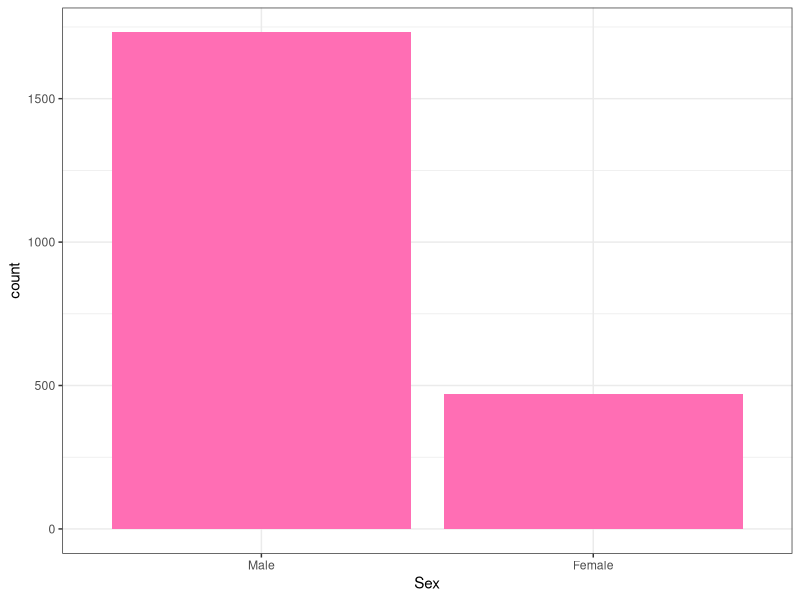
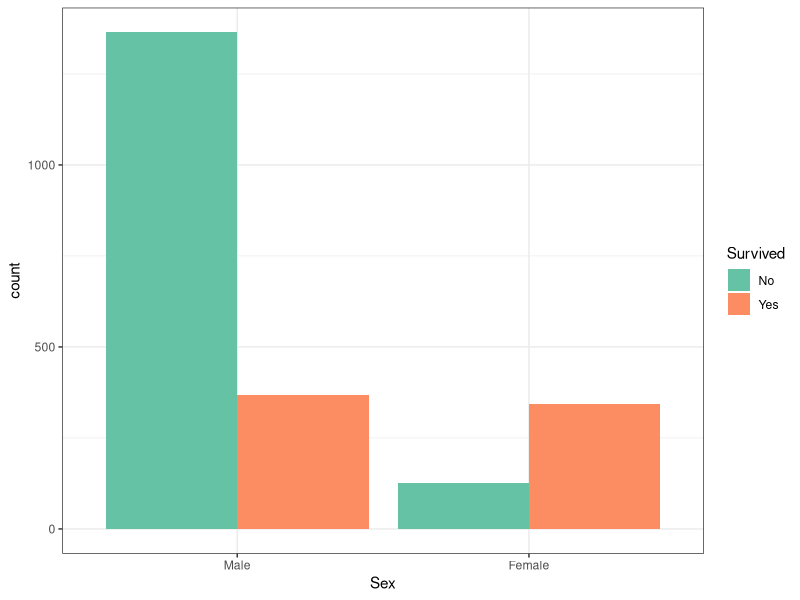
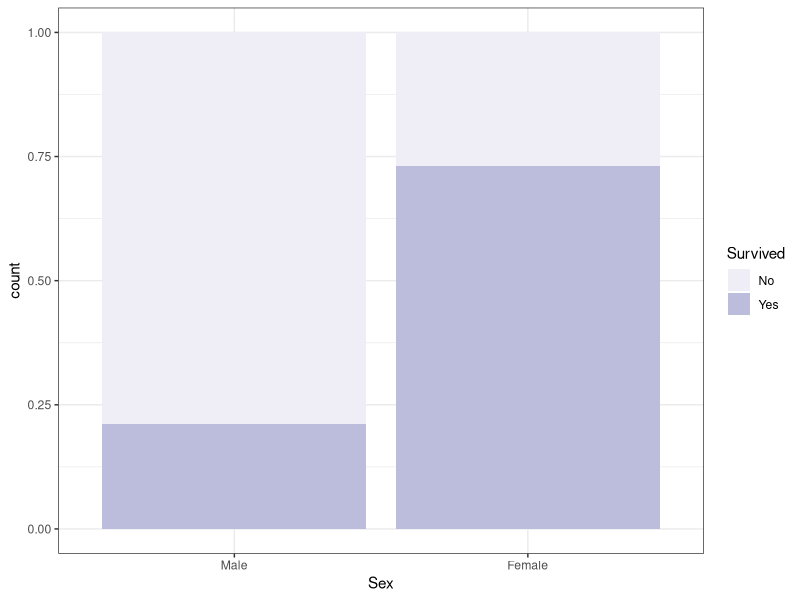
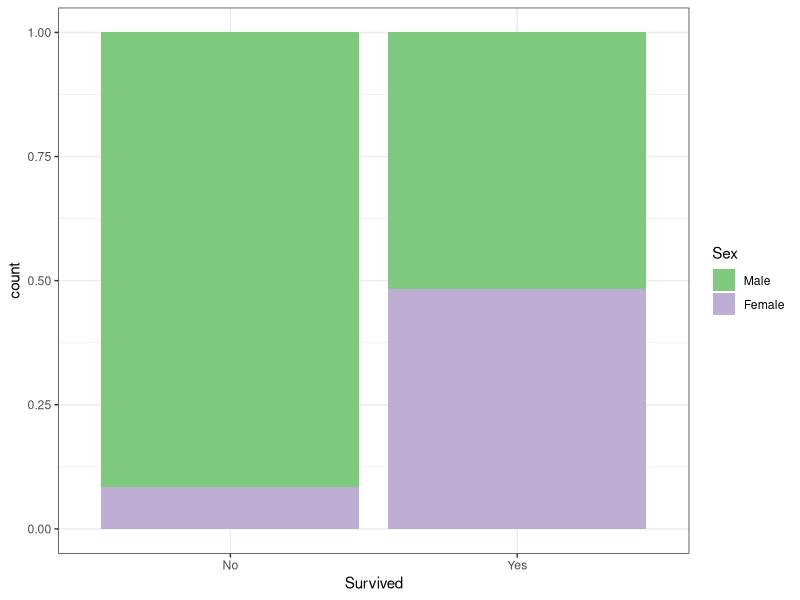
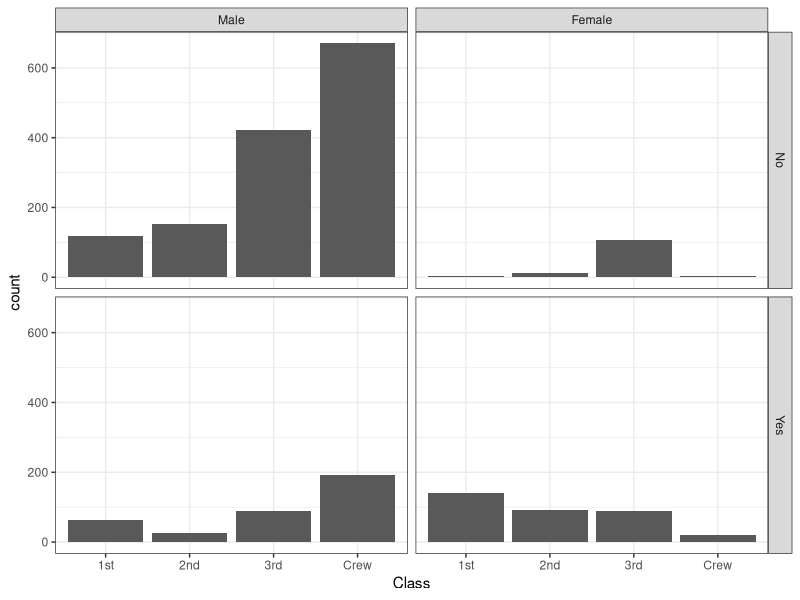
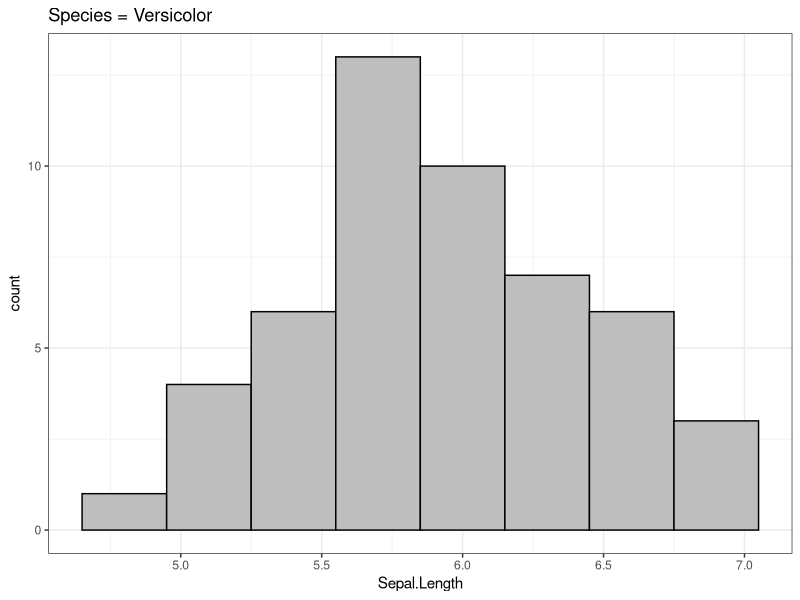
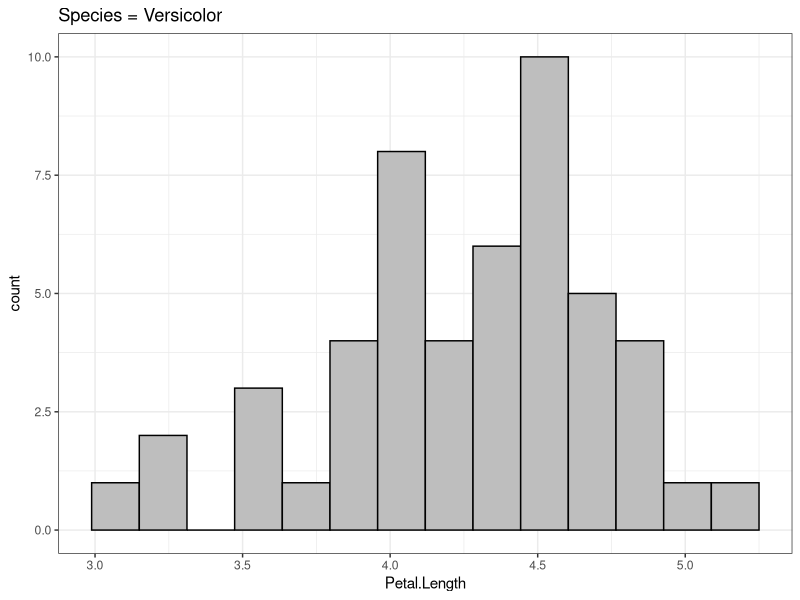
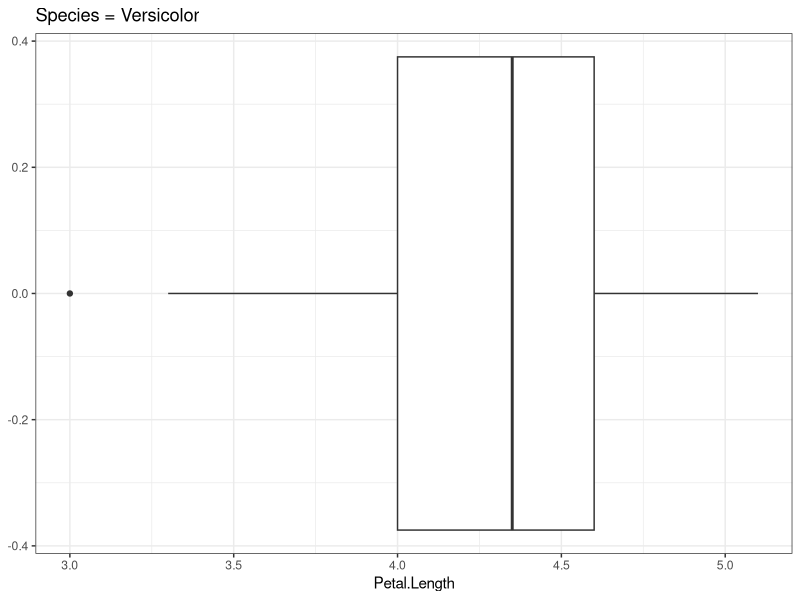

These charts were generated, in order, by the following R code:
## ---- chunk 1
knitr::opts_chunk$set(echo = TRUE, message = FALSE, warning = FALSE, 
                      fig.widht = 4, fig.height = 4, fig.align = 'center')
library(kableExtra)
## ---- chunk 2
library(ggplot2)
library(dplyr)

theme_set(theme_bw())


## Data for lab
data(Titanic)
titanic <- as.data.frame(Titanic)
titanic <- titanic[rep(1:nrow(titanic), times = titanic$Freq), ]
titanic$Freq <- NULL

## head() shows us the first 6 rows of a data.frame
head(titanic)
## ---- chunk 3
## Create random vector x with 50 entries
# (rnorm = random normal)
x <- rnorm(50)

## Without pipe
sqrt(var(x))

## With pipe
var(x) %>% sqrt()
## ---- chunk 4
## How many people lived or died on the Titanic
with(titanic, table(Survived))

## How many males and females were on the Titanic
table(titanic$Sex)
## ---- chunk 5
ggplot(titanic, aes(Sex)) + geom_bar(fill = 'hotpink1')
## ---- chunk 6
## Assign table to tab variable
tab <- with(titanic, table(Survived))

## Adds the Sum value
addmargins(tab)
## ---- chunk 7
## This is equivalent to what we saw above
with(titanic, table(Survived)) %>% addmargins()
## ---- chunk 8
with(titanic, table(Survived)) %>% proportions()
## ---- chunk 9
## Unsorted table
with(titanic, table(Class))

## Table sorted smallest to largest
with(titanic, table(Class)) %>% sort()

## Table sorted largest to smallest
with(titanic, table(Class)) %>% sort(decreasing = TRUE)
## ---- chunk 10
## Sex as row
with(titanic, table(Sex, Survived))

## Sex as column
with(titanic, table(Survived, Sex))
## ---- chunk 11
table(titanic$Sex, titanic$Survived)
## ---- chunk 12
## See ?scale_fill_brewer for more palette colors
ggplot(titanic, aes(x = Sex, fill = Survived)) + 
  geom_bar(position = "dodge") + 
  scale_fill_brewer(palette = "Set2")
## ---- chunk 13
## Add row and column margins to  plots
with(titanic, table(Sex, Survived)) %>% addmargins()
## ---- chunk 14
with(titanic, table(Sex, Survived)) %>% proportions()
## ---- chunk 15
# Compute row proportions
with(titanic, table(Sex, Survived)) %>% proportions(margin = 1)
## ---- chunk 16
ggplot(titanic, aes(Sex, fill = Survived)) +
  geom_bar(position = "fill") + 
  scale_fill_brewer(palette = "Purples")
## ---- chunk 17
# Compute column proportions
with(titanic, table(Sex, Survived)) %>% proportions(margin = 2)
## ---- chunk 18
ggplot(titanic, aes(Survived, fill = Sex)) +
  geom_bar(position = "fill") + 
  scale_fill_brewer(palette = "Accent")
## ---- chunk 19
## Row and column margins
with(titanic, table(Sex, Age)) %>% addmargins()

## Adds a row for sums (across the columns)
with(titanic, table(Sex, Age)) %>% addmargins(margin = 1)

## Adds a column for sums (across the rows)
with(titanic, table(Sex, Age)) %>% addmargins(margin = 2)
## ---- chunk 20
## Table 1
with(titanic, table(Class, Sex, Survived))

## Table 2
with(titanic, table(Sex, Class, Survived))
## ---- chunk 21
ggplot(titanic, aes(Class)) + 
  geom_bar() + 
  facet_grid(Survived ~ Sex)
## ---- chunk 22
iris[iris$Species=='versicolor',] %>% ggplot(aes(x=Sepal.Length)) + geom_histogram(bins = 8, color = 'black', fill = 'gray') +
  ggtitle("Species = Versicolor")

iris[iris$Species=='versicolor',]$Sepal.Length %>% summary()
iris[iris$Species=='versicolor',]$Sepal.Length %>% sd()
## ---- chunk 23
iris[iris$Species=='versicolor',] %>% ggplot(aes(x=Petal.Length)) + geom_histogram(bins = 14, color = 'black', fill = 'gray')+ ggtitle("Species = Versicolor")

iris[iris$Species=='versicolor',] %>% ggplot(aes(x=Petal.Length)) + geom_boxplot() + ggtitle("Species = Versicolor")
## ---- chunk 24
ggplot(iris, aes(x=Sepal.Length, y=Species)) + geom_boxplot()
